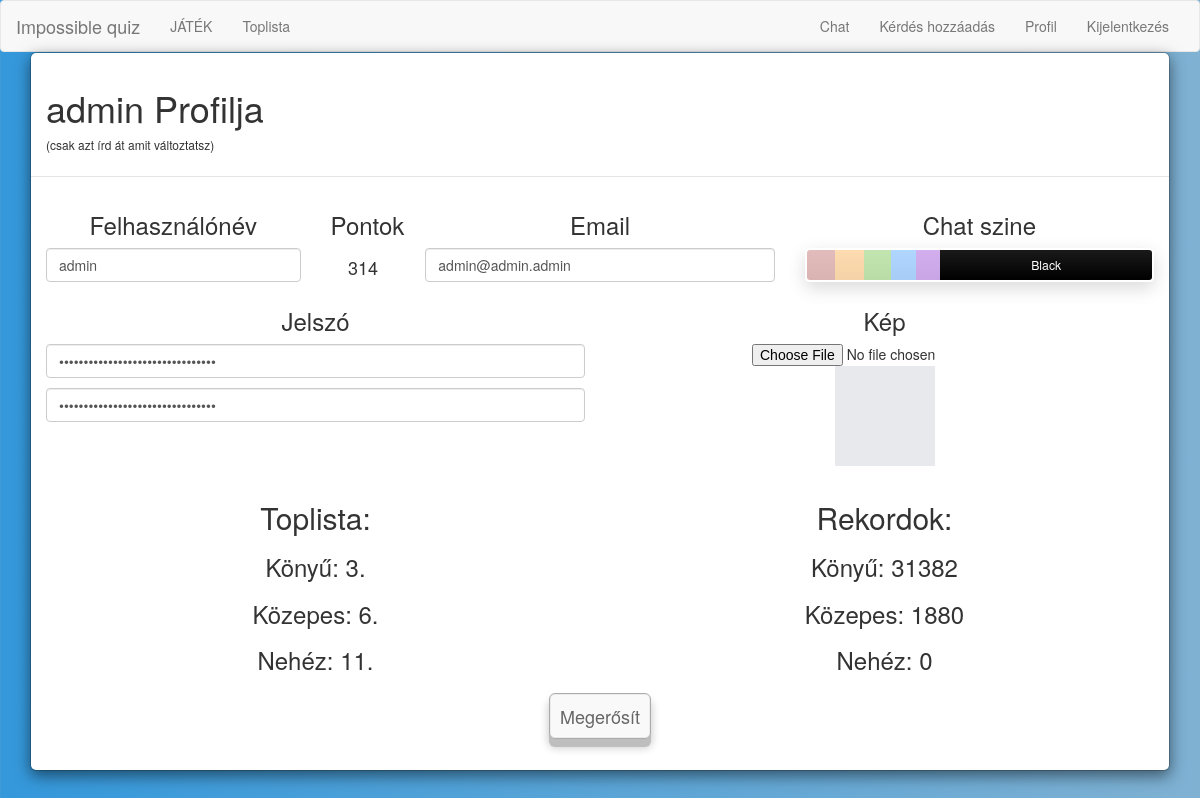
/index.php?page=profil (signed in), run on the app's committed database.
### tables this page shows
CREATE TABLE `users` (
  `id` int(11) NOT NULL,
  `username` varchar(50) NOT NULL,
  `email` varchar(100) NOT NULL,
  `password` varchar(50) NOT NULL,
  `permission` varchar(50) NOT NULL,
  `points` int(11) NOT NULL,
  `icon` text NOT NULL,
  `chatcolor` varchar(20) NOT NULL
);

CREATE TABLE `records` (
  `id` int(11) NOT NULL,
  `userid` int(11) NOT NULL,
  `gametype` int(11) NOT NULL,
  `points` int(11) NOT NULL
);

### php/database.php (called while the page is built, shortened)
<?php
class Database{
	public $conn;
	public $sql;
	public $result;
	public $row;
	public function __construct(){
		$this->servername = "localhost";
		$this->username = "root";
		$this->password = "";
		$this->dbname = "impquiz";
		$this->conn = new mysqli($this->servername, $this->username, $this->password, $this->dbname);
		$this->conn->set_charset("utf8");
		return $this->conn;
	}
	public function getSql() {
		return $this->sql;
	}
	public function getConn() {
		return $this->conn;
	}
	public function getRow() {
		return $this->row;
	}
	public function getNRow($n) {
		$result = mysqli_query($this->getConn(),$this->getSql());
		$i = 1;
		while($row = $result->fetch_assoc()){
			if($i == $n){
				return $row;
				break;
			}
			$i++;
		}
	}
	public function getRowNum($one, $two) {
		$result = mysqli_query($this->getConn(),$this->getSql());
		$i = 1;
		while($row = $result->fetch_assoc()){
			$three = $row[$two];
			if($one == $three){
				return $i;
				break;
			}
			$i++;
		}
	}
	public function getResult() {
		return $this->result;
	}
	public function select($tableName, $columns, $where, $etc = ""){
		$this->sql = "SELECT ".$columns." FROM " . $tableName . " WHERE " . $where . " " . $etc . ";";
		$this->result = mysqli_query($this->getConn(),$this->getSql());
		$this->row = mysqli_fetch_assoc($this->getResult());
		return $this->sql;
	}
}
?>

### html/profil.php (the view, shortened to what this page needs)
<?php
function profil(){
	$database = new database();
	if(isset($_GET["username"])){
		$database->select("users", "*", "username = '".$_GET["username"]."'", "");
	}
	else{
	$database->select("users", "*", "id = '".$_SESSION['userid']."'", "");
	}
	?>
	<div class="container">
		<div class="modal-content">
			<div id="csere">
				<div class="modal-header">
					<h1 class="hidden-xs"><?php echo $database->getRow()['username']; ?> Profilja</h1>
					<h6>(csak azt írd át amit változtatsz)</h6>
				</div>
				<div class="modal-body">
					<form method="POST" enctype="multipart/form-data">
						<div class="row" align="center">
							<div class="col-xs-6 col-sm-3 ">
								<h3 class="hidden-xs">Felhasználónév</h3>
								<input type="text" name="username" class="form-control" value="<?php echo $database->getRow()['username']; ?>">
							</div>
							<div class="col-xs-6 col-sm-1 ">
								<h3 class="hidden-xs">Pontok</h3>
								<h4 class="col-sm-12 hidden-xs"><?php echo $database->getRow()['points']; ?></h4>
							</div>
							<div class="col-xs-12 col-sm-4 ">
								<h3 class="hidden-xs">Email</h3>
								<input type="email" id="color" name="email" class="form-control" value="<?php echo $database->getRow()['email']; ?>">
							</div>
							<div class="col-xs-12 col-sm-4 ">
								<h3 class="hidden-xs">Chat szine</h3>
								<div class="colorPicker" style="margin-top: 0px;">
								  <label class="brown" for="chatcolor-brown">brown</label>
								  <label class="orange" for="chatcolor-orange">orange</label>
								  <label class="green" for="chatcolor-green">green</label>
								  <label class="blue" for="chatcolor-blue">blue</label>
								  <label class="indigo" for="chatcolor-indigo">indigo</label>
								  <label class="black" for="chatcolor-black">black</label>
								</div>
							</div>
						</div>
						<div class="row" align="center" align="center">
							<div class="col-xs-12 col-sm-6">
								<h3 class="hidden-xs" >Jelszó</h3>
								<input style="margin-bottom:10px;" type="password" placeholder="Jelszó" name="password" class="form-control" value="<?php echo $database->getRow()['password']; ?>">
								<input type="password" placeholder="Mégegyszer" name="passwordsec" class="form-control" value="<?php echo $database->getRow()['password']; ?>">
							</div>
							<div class="col-xs-12 col-sm-6" style="margin-bottom: 15px;">
								<h3 class="col-sm-12 hidden-xs">Kép</h3>
								<input type="file" name="fileToUpload" id="fileToUpload">
								<div class="jumbview" style="background-color:#E8E9EC;background-image: url('<?php echo $database->getRow()['icon']; ?>');height:100px;width:100px;background-repeat:no-repeat;background-size:100% 100%;background-position:center;">
								</div>
							</div>
						</div>
						<div class="row" align="center">
							<div class="col-xs-6 col-sm-6" >
								<h2 class="hidden-xs">Toplista:</h2>
								<?php
								$database->select('users INNER JOIN records ON users.id = records.userid',
									'users.username, users.points, records.points AS recpoint',
									'gametype = 1',
									'ORDER BY recpoint DESC, userid DESC');?>
								<h3 class="hidden-xs">Könyű: <?php echo $database->getRowNum($_SESSION["username"], "username"); ?>.</h3>
								<?php
								$database->select('users INNER JOIN records ON users.id = records.userid',
									'users.username, users.points, records.points AS recpoint',
									'gametype = 2',
									'ORDER BY recpoint DESC, userid DESC');?>
								<h3 class="hidden-xs">Közepes: <?php echo $database->getRowNum($_SESSION["username"], "username"); ?>.</h3>
								<?php
								$database->select('users INNER JOIN records ON users.id = records.userid',
									'users.username, users.points, records.points AS recpoint',
									'gametype = 3',
									'ORDER BY recpoint DESC, userid DESC');?>
								<h3 class="hidden-xs">Nehéz: <?php echo $database->getRowNum($_SESSION["username"], "username"); ?>.</h3>
							</div>
							<?php
								$database->select("records", "*", "userid = '".$_SESSION['userid']."'", "ORDER BY gametype");
							?>
							<div class="col-xs-6 col-sm-6" align="center">
								<h2 class="hidden-xs">Rekordok:</h2>
								<h3 class="hidden-xs">Könyű: <?php echo $database->getNRow(1)['points']; ?></h3>
								<h3 class="hidden-xs">Közepes: <?php echo $database->getNRow(2)['points']; ?></h3>
								<h3 class="hidden-xs">Nehéz: <?php echo $database->getNRow(3)['points']; ?></h3>
							</div>
						</div>
						<div class="row">
							<div class="col-sm-4 col-xs-3" style="padding:0px 0px;">
							</div>
							<div class="col-sm-4 col-xs-6" style="text-align:center;">
								<label style="padding:10px 10px;text-align:center;margin-top:15px;" class="element-animation1 btn btn-lg btn3d btn btn-default btn-lg">
									<input style='position:absolute;clip:rect(0,0,0,0);' type="submit" name="formop" value="Update user">Megerősít
								</label>
							</div>
							<div class="col-xs-3" style="padding:0px 0px;">
							</div>
						</div>
					</form>
				</div>
			</div>
		</div>
	</div>
<?php
}

### css/modal.css (style rules this page uses)
label { font-weight: 300; }

### html/menu.php (style rules this page uses)
a { color: #3498db; }

### data on the page
users: username "admin", points "314", email "admin@admin.admin"
records: points "31382"
records: points "1880"
records: points "0"

### other printed values
$echo "Kérdés hozzáadás"
$echo "Profil Kijelentkezés"
$database->getRowNum($_SESSION["username"], "username") "3"
$database->getRowNum($_SESSION["username"], "username") "6"
$database->getRowNum($_SESSION["username"], "username") "11"
